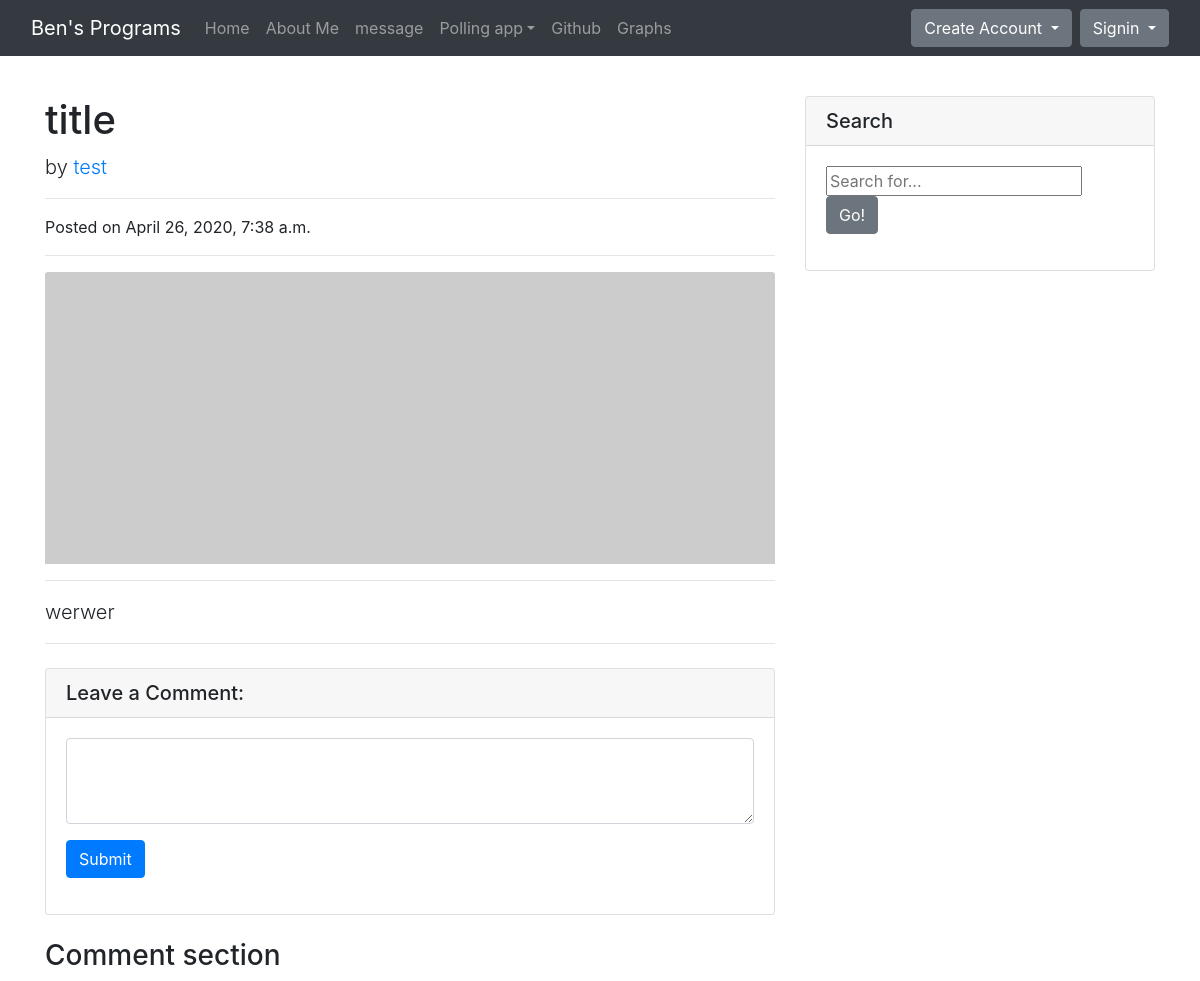
The page /message/post_full/title/ on the database its author committed.
### message/models.py (models this page shows, shortened)
class Posts(models.Model):
    title_text = models.CharField(max_length=200)
    body_text = models.CharField(max_length=2000)
    img_link = models.CharField(max_length=500, default='')
    user = models.ForeignKey(User, on_delete=models.CASCADE)
    date = models.DateTimeField('date published')
    comment_link = models.ManyToManyField(Comments)

### message/views.py (the view)
# urls.py: path('post_full/<str:title>/', views.post_full, name='post_full'),
def post_full(request, title):
    post = Posts.objects.get(title_text=title)
    context = {'post': post}
    return render(request, 'message/post.html', context)

### message/templates/message/post.html (shortened to what this page needs)
{% extends 'base.html' %}
{% block content %}
  <div class="container">
    <div class="row">
      <div class="col-lg-8">
        <h1 class="mt-4">{{ post.title_text }}</h1>
        <p class="lead">
          by
          <a href="#">{{ post.user }}</a>
        </p>
        <hr>
        <p>Posted on {{ post.date }}</p>
        <hr>
        {% if post.img_link != '' %}
          <img class="card-img-top" src="{{ post.img_link }}" alt="Card image cap">
        {% else %}
          <img class="card-img-top" src="http://placehold.it/750x300" alt="Card image cap">
        {% endif %}
        <hr>
        <p class="lead">{{ post.body_text }}</p>
        <hr>
        <div class="card my-4">
          <h5 class="card-header">Leave a Comment:</h5>
          <div class="card-body">
            <form class="comment" action="{% url 'message:new_comment' %}" method="post">
              <div class="form-group">
                <textarea class="form-control" name='comment_text' id='comment_text' rows="3"></textarea>
              </div>
              <button type="submit" class="btn btn-primary">Submit</button>
            </form>
          </div>
        </div>
        <h3>Comment section </h3>
      </div>
      <div class="col-md-4">
        <div class="card my-4">
          <h5 class="card-header">Search</h5>
          <div class="card-body">
            <div class="input-group">
              <form class="search" action="{% url 'message:search' %}" method="post">
                <input type="text" name='search_text' id='search_text' class="form" placeholder="Search for...">
                <span class="input-group-btn">
                  <button class="btn btn-secondary" type="submit">Go!</button>
                </span>
              </form>
            </div>
          </div>
        </div>
      </div>
    </div>
  </div>
{% endblock %}

### rows shown on the page
Posts: title_text "title", user "test", date "April 26, 2020, 7:38 a.m.", body_text "werwer"
